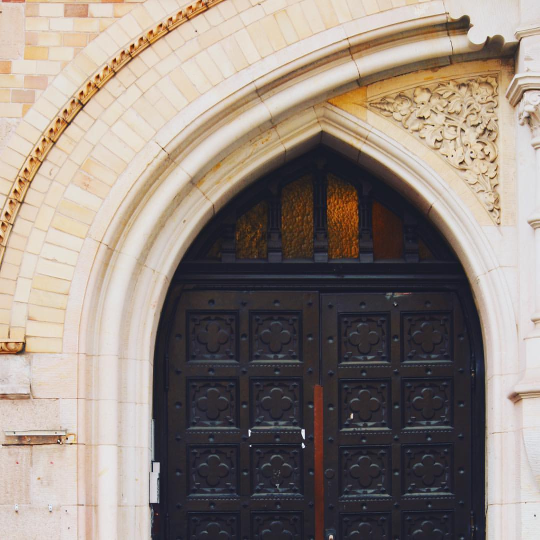
#> input picture fast_neural_style/image/content-image/amber.jpg, 1080 x 1080 px, found by its file name (shown at 1/2 size)
$ python utils.py   (older library calls are emulated)
#> lines starting #> are read from the running program, lines starting #| are printed output that depends on the picture
from PIL import Image

def load_image(filename,size=None,scale=None):
#> called with scale = 2
    img = Image.open(filename)
#> img is the input picture: PIL image 1080x1080 RGB; mean R, G, B 146.7, 135.2, 127.1
    if size is not None:
        '''
                    参数值 	含义
            Image.NEAREST	低质量
            Image.BILINEAR	双线性
            Image.BICUBIC 	三次样条插值
            Image.ANTIALIAS	高质量
        '''
        img = img.resize((size,size),Image.ANTIALIAS)
    elif scale is not None:
        img = img.resize((int(img.size[0] / scale),int(img.size[1]/scale)),Image.ANTIALIAS)
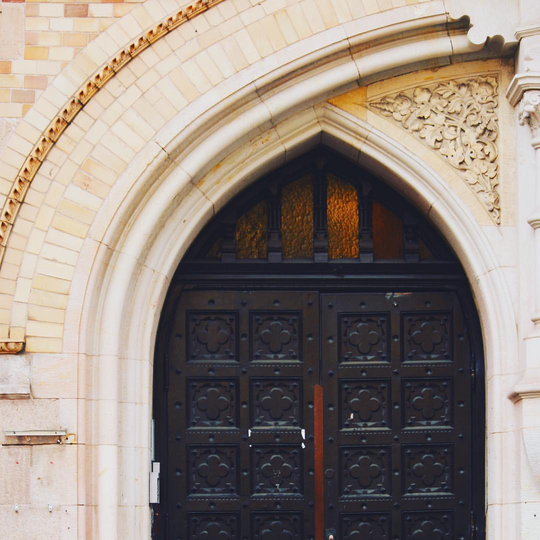
#> img: PIL image 540x540 RGB; mean R, G, B 146.7, 135.2, 127.1

    return img

def save_image(filename,data):
    '''
    :param filename:
    :param data:  torch.Tensor
    :return:
    '''
    img = data.clone().clamp(0,255).numpy()
    img = img.transpose(1,2,0).astype('uint8')
    img = Image.fromarray(img)
    img.save(filename)

def gram_matrix(y):
    (b, ch, h, w) = y.size()
    features = y.view(b, ch, w * h)
    features_t = features.transpose(1, 2)
    gram = features.bmm(features_t) / (ch * h * w)
    return gram
def normalize_batch(batch):
    # normalize using imagenet mean and std
    mean = batch.new_tensor([0.485, 0.456, 0.406]).view(-1, 1, 1)
    std = batch.new_tensor([0.229, 0.224, 0.225]).view(-1, 1, 1)
    batch = batch.div_(255.0)
    return (batch - mean) / std

if __name__ == '__main__':
    img = load_image(filename='/home/wxx/pytorch_learning/fast_neural_style/image/content-image/amber.jpg',scale=2)
    img.save('new_img.png')
